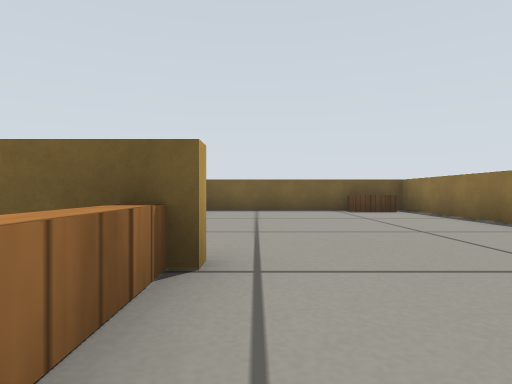
View 1 (above)

16 first-person views from a walk through a robot-simulator world made for Gazebo. The camera is 0.24 m above the floor, looks level and sees 75° across. The floor is counted in squares, 0.5 m on a side. Each view is taken from the middle of a square. On the plan, view 1 faces up. The plan holds only what a view shows up to about 9 squares ahead; the rest is blank. Simple patterns stand in for the simulator's built-in surfaces.

View 2
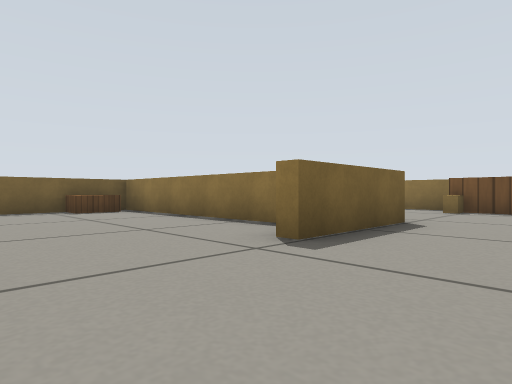

View 3
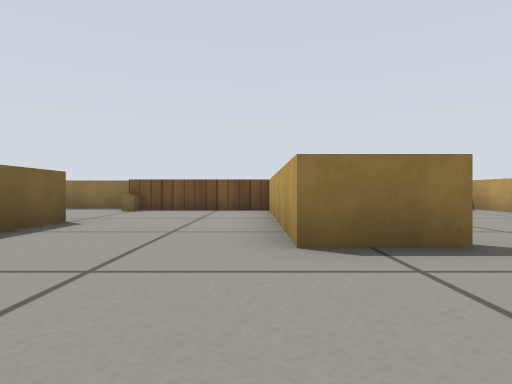

View 4
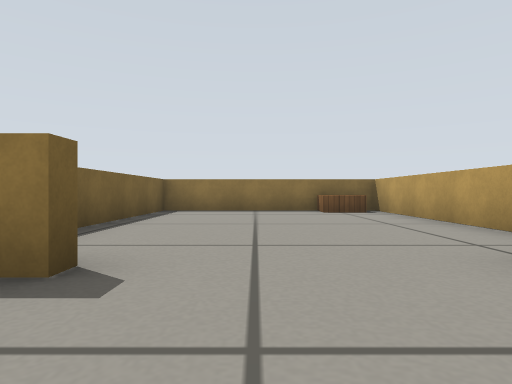

View 5
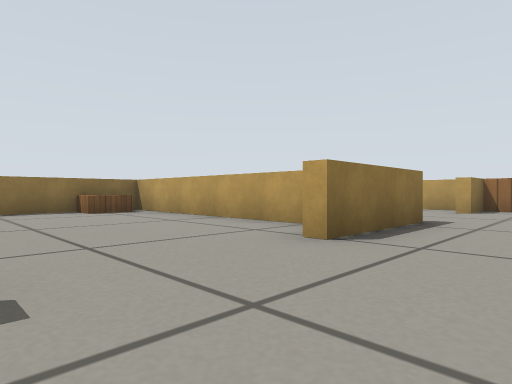

View 6
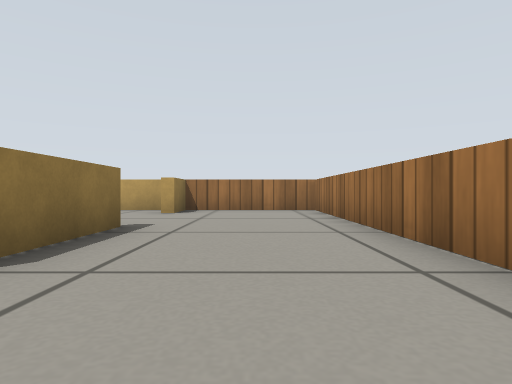

View 7
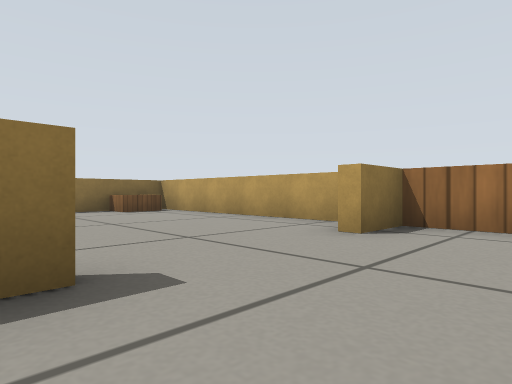

View 8
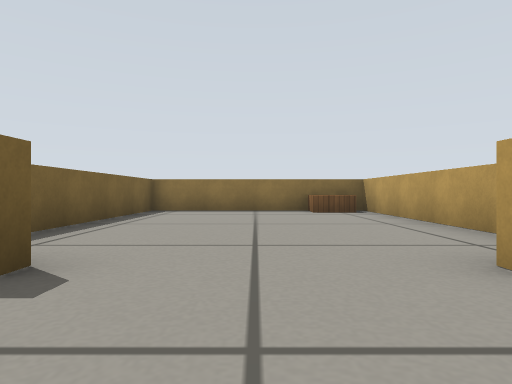

View 9
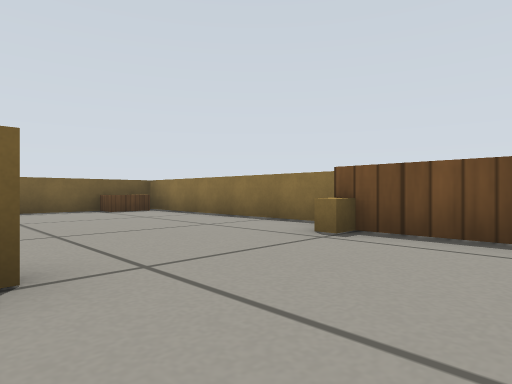

View 10
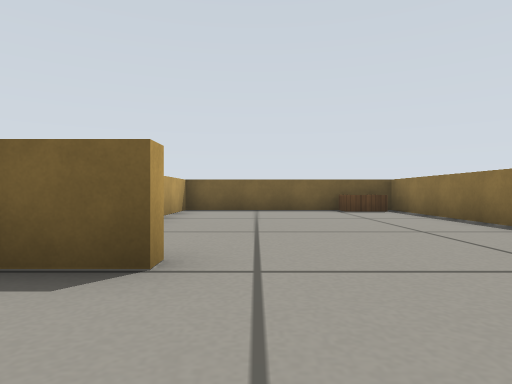

View 11
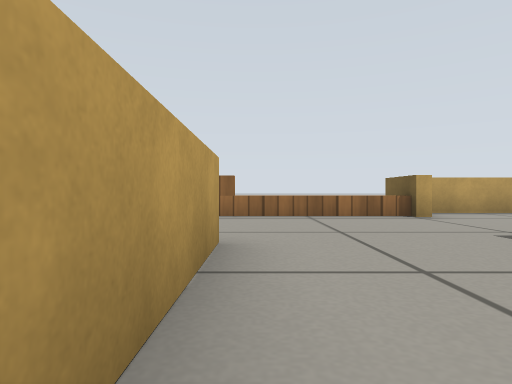

View 12
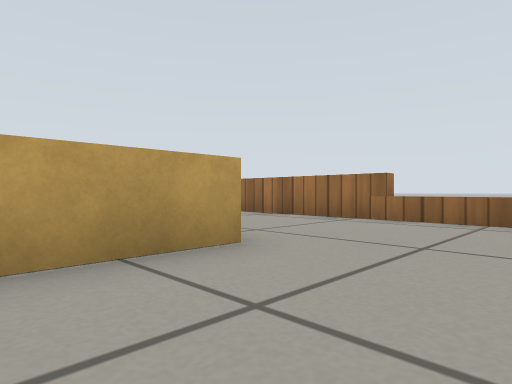

View 13
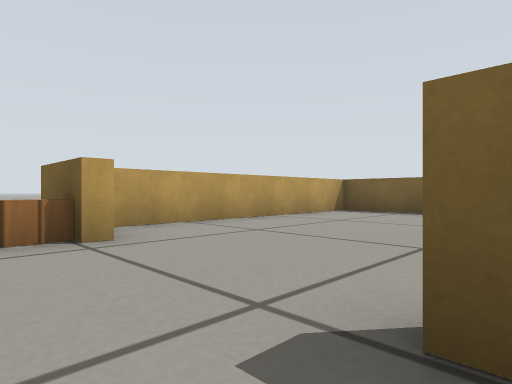

View 14
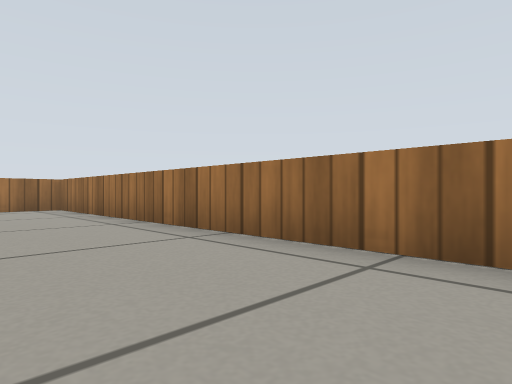

View 15
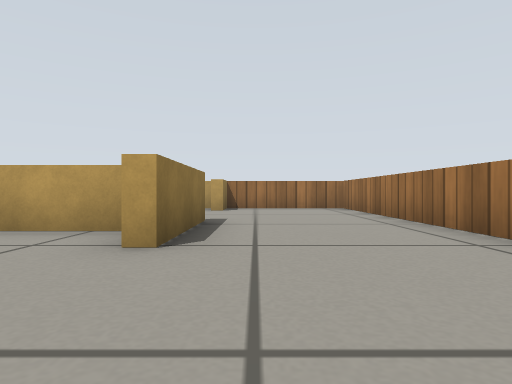

View 16
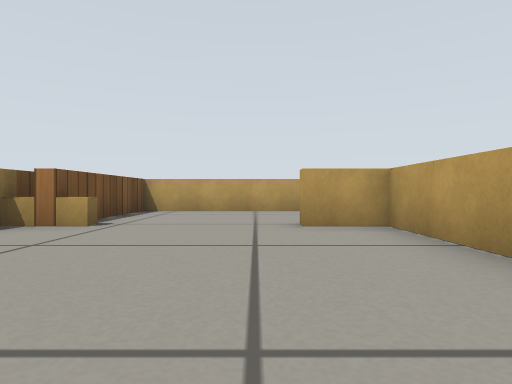

### Floor plan
Points are (right, up) in squares from view 1. A wall is a line through its corners. A room is listed if a view was taken in it or the views show most of it. See-through windows are left out.
Room 1 (views 1, 2, 3, 4, 5, 6, 7, 8, 9, 10, 11, 12, 13, 14, 15, 16)
walls: (3.3, -2.9) (2.8, -2.9) (2.8, -1.3) (8.8, -1.3) (8.8, 2.4); (5.4, 2) (2.6, 2); (3.9, 3.4) (3.9, 8.7) (-1.5, 8.7) (-1.5, 2.7); (8.3, 2.3) (9.6, 2.3); (-0.6, 2.1) (-0.6, -12.8) (2.8, -12.8) (2.8, -11.6) (3.2, -11.6); (4.1, 4.6) (4.1, 2.4) (5.4, 2.4); (3.6, -7.1) (9.6, -7.1) (9.6, -1.7) (5.4, -1.7); (9.6, 1.6) (9.6, 8.7) (4.1, 8.7) (4.1, 6.6); (2.8, -8.6) (2.8, -5.9) (3.2, -5.9); (3.4, -12.8) (9.6, -12.8) (9.6, -7.4) (4.9, -7.4)
low walls: (8.9, 2) (8.3, 2); (8.8, -6.6) (8.8, -5.6) (9.6, -5.6); (3.5, 8) (2.4, 8) (2.4, 8.8); (9.2, 8) (8.2, 8) (8.2, 8.8); (8.8, -12.4) (8.8, -11.3) (9.6, -11.3)

Where each view was taken, in squares from view 1:
view 1: 0 up, 0 right, facing up
view 2: 0 up, 0 right, facing up-right
view 3: 1 down, 0 right, facing right
view 4: 4 down, 1 right, facing right
view 5: 3 down, 1 right, facing down-right
view 6: 4 down, 1 right, facing down
view 7: 8 down, 1 right, facing down-right
view 8: 10 down, 1 right, facing right
view 9: 0 up, 5 right, facing up-right
view 10: 0 up, 6 right, facing up
view 11: 1 down, 6 right, facing left
view 12: 1 up, 5 right, facing down-left
view 13: 1 up, 3 right, facing up-left
view 14: 3 down, 2 right, facing down-left
view 15: 3 down, 2 right, facing down
view 16: 7 up, 6 right, facing down
